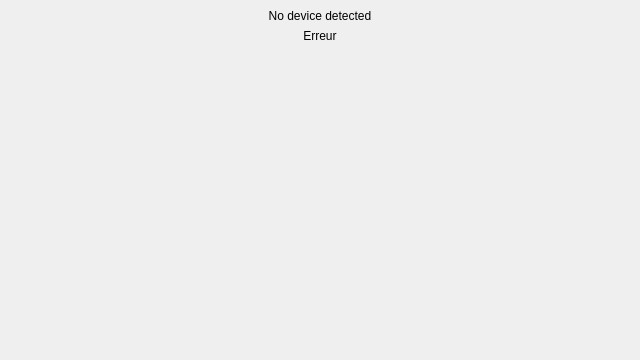
<?xml version="1.0" encoding="UTF-8"?>
<ui version="4.0">
 <class>MainWindow</class>
 <widget class="QMainWindow" name="MainWindow">
  <property name="geometry">
   <rect>
    <x>0</x>
    <y>0</y>
    <width>640</width>
    <height>360</height>
   </rect>
  </property>
  <property name="palette">
   <palette>
    <active>
     <colorrole role="Highlight">
      <brush brushstyle="SolidPattern">
       <color alpha="255">
        <red>38</red>
        <green>162</green>
        <blue>105</blue>
       </color>
      </brush>
     </colorrole>
    </active>
    <inactive>
     <colorrole role="Highlight">
      <brush brushstyle="SolidPattern">
       <color alpha="255">
        <red>48</red>
        <green>140</green>
        <blue>198</blue>
       </color>
      </brush>
     </colorrole>
    </inactive>
    <disabled>
     <colorrole role="Highlight">
      <brush brushstyle="SolidPattern">
       <color alpha="255">
        <red>145</red>
        <green>145</green>
        <blue>145</blue>
       </color>
      </brush>
     </colorrole>
    </disabled>
   </palette>
  </property>
  <property name="windowTitle">
   <string>MainWindow</string>
  </property>
  <widget class="QWidget" name="centralwidget">
   <layout class="QVBoxLayout" name="mainLayout">
    <item>
     <widget class="QLabel" name="mainLabel">
      <property name="text">
       <string>No device detected</string>
      </property>
      <property name="alignment">
       <set>Qt::AlignCenter</set>
      </property>
     </widget>
    </item>
    <item>
     <widget class="QLabel" name="errorLabel">
      <property name="palette">
       <palette>
        <active>
         <colorrole role="WindowText">
          <brush brushstyle="SolidPattern">
           <color alpha="255">
            <red>224</red>
            <green>27</green>
            <blue>36</blue>
           </color>
          </brush>
         </colorrole>
        </active>
        <inactive>
         <colorrole role="WindowText">
          <brush brushstyle="SolidPattern">
           <color alpha="255">
            <red>0</red>
            <green>0</green>
            <blue>0</blue>
           </color>
          </brush>
         </colorrole>
        </inactive>
        <disabled>
         <colorrole role="WindowText">
          <brush brushstyle="SolidPattern">
           <color alpha="255">
            <red>190</red>
            <green>190</green>
            <blue>190</blue>
           </color>
          </brush>
         </colorrole>
        </disabled>
       </palette>
      </property>
      <property name="visible">
       <bool>false</bool>
      </property>
      <property name="text">
       <string>Erreur</string>
      </property>
      <property name="alignment">
       <set>Qt::AlignCenter</set>
      </property>
     </widget>
    </item>
    <item>
     <widget class="QScrollArea" name="scrollArea">
      <property name="frameShape">
       <enum>QFrame::NoFrame</enum>
      </property>
      <property name="widgetResizable">
       <bool>true</bool>
      </property>
      <widget class="QWidget" name="scrollAreaContent">
       <property name="geometry">
        <rect>
         <x>0</x>
         <y>0</y>
         <width>622</width>
         <height>315</height>
        </rect>
       </property>
       <layout class="QVBoxLayout" name="devicesLayout"/>
      </widget>
     </widget>
    </item>
   </layout>
  </widget>
 </widget>
 <resources/>
 <connections/>
</ui>
